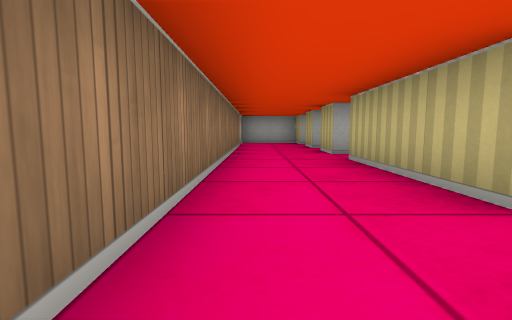
View 1 (above)

22 first-person views from a walk through a cub3D ray-caster map. The camera is about half as high as the walls, tilts 6° down and sees 85° across. The floor is counted in squares. Each view is taken from the middle of a square. On the plan, view 1 faces up. The plan holds only what a view shows up to about 9 squares ahead; the rest is blank.

View 2
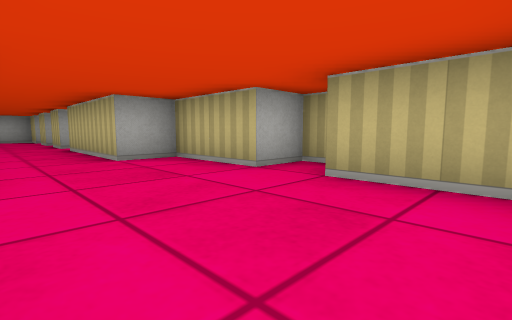

View 3
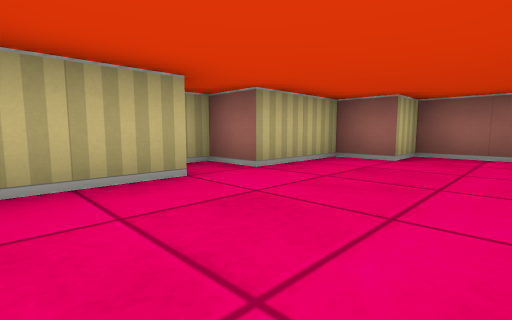

View 4
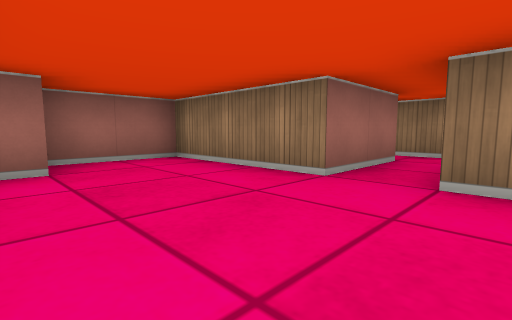

View 5
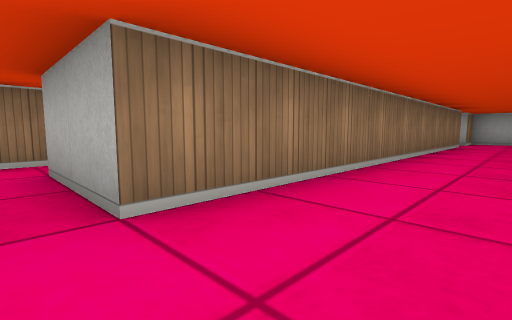

View 6
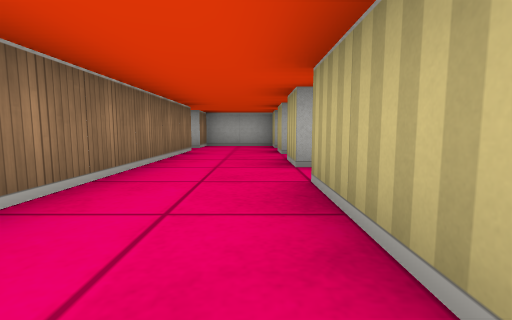

View 7
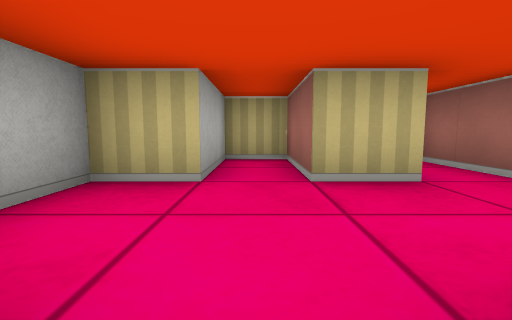

View 8
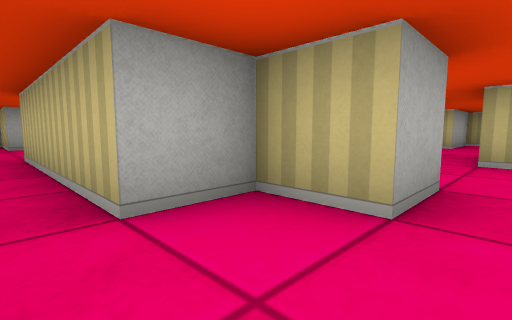

View 9
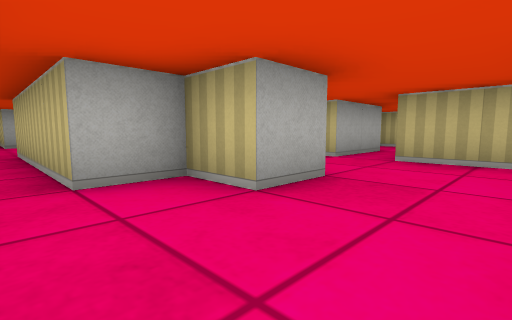

View 10
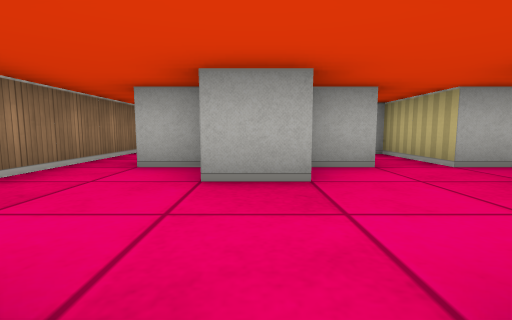

View 11
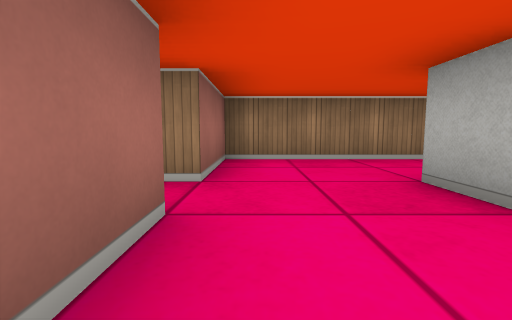

View 12
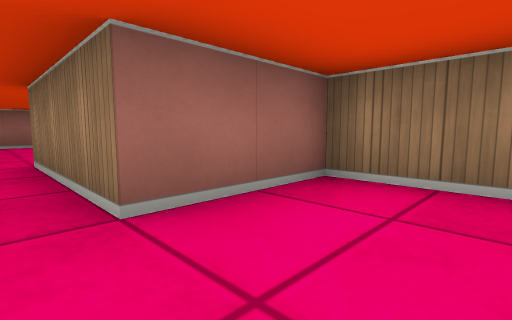

View 13
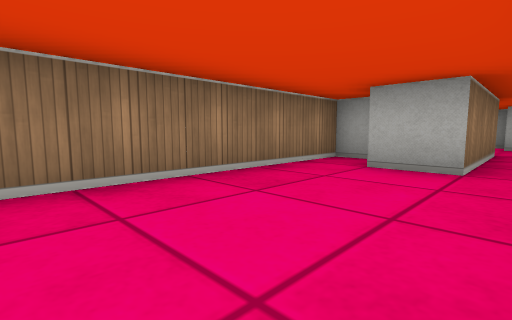

View 14
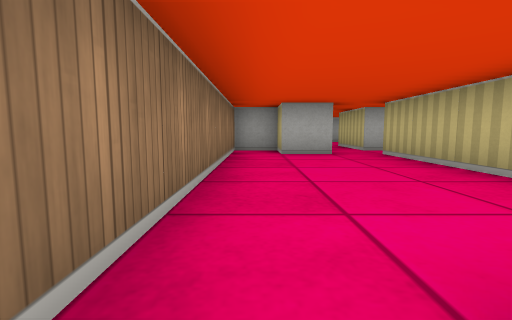

View 15
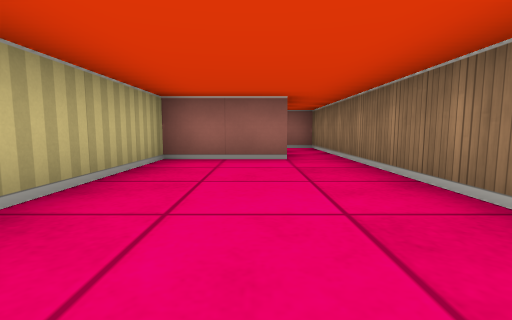

View 16
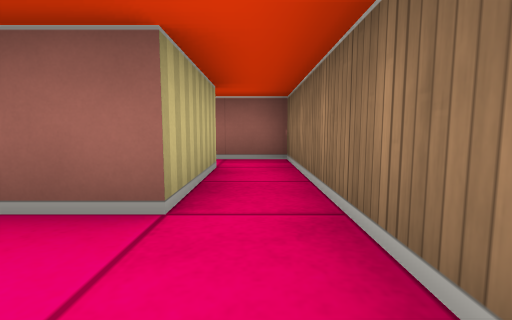

View 17
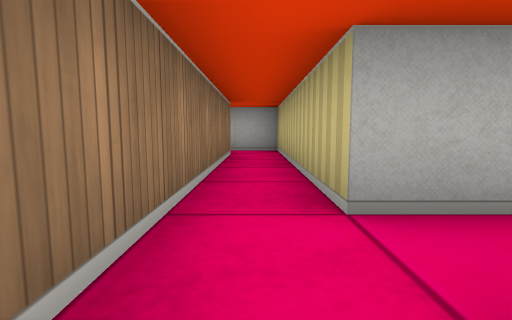

View 18
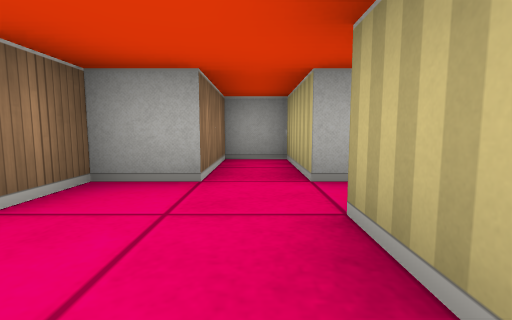

View 19
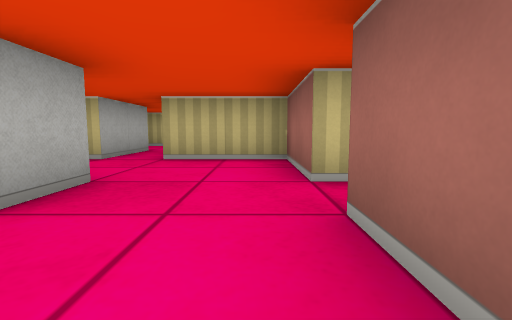

View 20
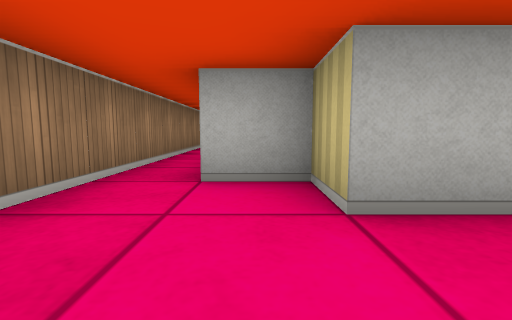

View 21
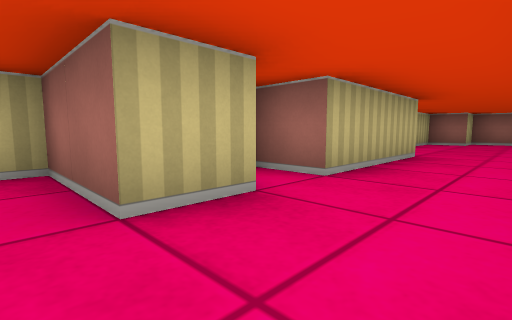

View 22
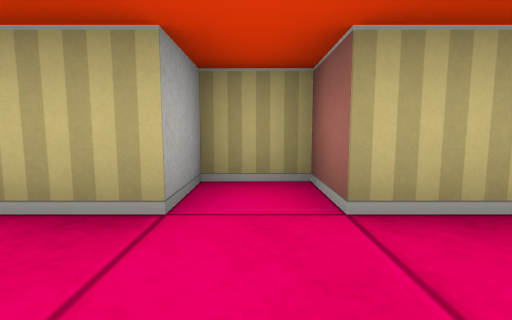

### Floor plan
Points are (right, up) in squares from view 1. A wall is a line through its corners. A room is listed if a view was taken in it or the views show most of it. See-through windows are left out.
Room 1 (views 1, 2, 3, 4, 5, 6, 21, 22)
walls: (-0.5, -1.5) (-0.5, -4.5) (1.5, -4.5) (1.5, -3.5) (2.5, -3.5) (2.5, -1.5) (3.5, -1.5) (3.5, -0.5) (2.5, -0.5) (2.5, 1.5) (1.5, 1.5) (1.5, 4.5) (2.5, 4.5) (2.5, 5.5) (1.5, 5.5) (1.5, 6.5) (3.5, 6.5) (3.5, 6.9); (-0.5, 7.5) (-0.5, -0.5)
ways out: opening at (-1.5, -1) to room 4; opening at (0.5, 8) to room 5
Room 2 (views 7, 8, 9, 11, 12, 18, 19, 20)
walls: (-4.5, 6.5) (-2.5, 6.5) (-2.5, 8.5); (-0.5, 9.5) (-2.5, 9.5) (-2.5, 11.5) (-3.5, 11.5) (-3.5, 9.5) (-4.5, 9.5) (-4.5, 8.5) (-5.5, 8.5) (-5.5, 9.5) (-6.5, 9.5) (-6.5, 13.5); (-7.5, 13.5) (-7.5, 6.5) (-5.5, 6.5)
ways out: opening at (-5, 5.5) to room 3; opening at (-1.5, 9) to room 5; opening at (-7, 13)
Room 3 (views 10, 13, 14, 15, 16)
walls: (-3.5, 4.5) (-4.5, 4.5) (-4.5, 6.5); (-5.5, 6.5) (-5.5, 3.5) (-6.5, 3.5) (-6.5, 4.5) (-7.5, 4.5) (-7.5, -3.5); (-6.5, -3.5) (-6.5, -1.5) (-4.5, -1.5) (-4.5, 3.5)
ways out: opening at (-5, 5.5) to room 2; opening at (-4, 4) to room 4; opening at (-7, -2.5)
Room 4 (view 17)
walls: (-2.6, -1.5) (-0.5, -1.5); (-0.5, -0.5) (-2.5, -0.5) (-2.5, 4.5) (-3.5, 4.5); (-3.5, 3.5) (-3.5, -1.9)
ways out: opening at (-1.5, -1) to room 1; opening at (-4, 4) to room 3
Room 5 (no view inside)
walls: (-0.5, 8.5) (-0.5, 7.5); (1.5, 7.4) (1.5, 8.5) (3.5, 8.5) (3.5, 9.5) (1.5, 9.5) (1.5, 10.5) (-0.5, 10.5) (-0.5, 9.5)
ways out: opening at (0.5, 8) to room 1; opening at (-1.5, 9) to room 2

Where each view was taken, in squares from view 1:
view 1: 0 up, 0 right, facing up
view 2: 3 down, 0 right, facing up-right
view 3: 1 up, 0 right, facing down-right
view 4: 0 up, 2 right, facing down-left
view 5: 1 down, 1 right, facing up-left
view 6: 2 up, 1 right, facing up
view 7: 9 up, 1 left, facing right
view 8: 8 up, 7 left, facing up-right
view 9: 7 up, 7 left, facing up-right
view 10: 6 up, 5 left, facing up
view 11: 7 up, 3 left, facing left
view 12: 8 up, 5 left, facing down-left
view 13: 0 up, 5 left, facing up-left
view 14: 2 down, 7 left, facing up
view 15: 3 up, 6 left, facing down
view 16: 0 up, 7 left, facing down
view 17: 2 down, 3 left, facing up
view 18: 7 up, 3 left, facing up
view 19: 7 up, 7 left, facing right
view 20: 7 up, 6 left, facing up
view 21: 7 up, 0 right, facing down-right
view 22: 5 up, 0 right, facing right
